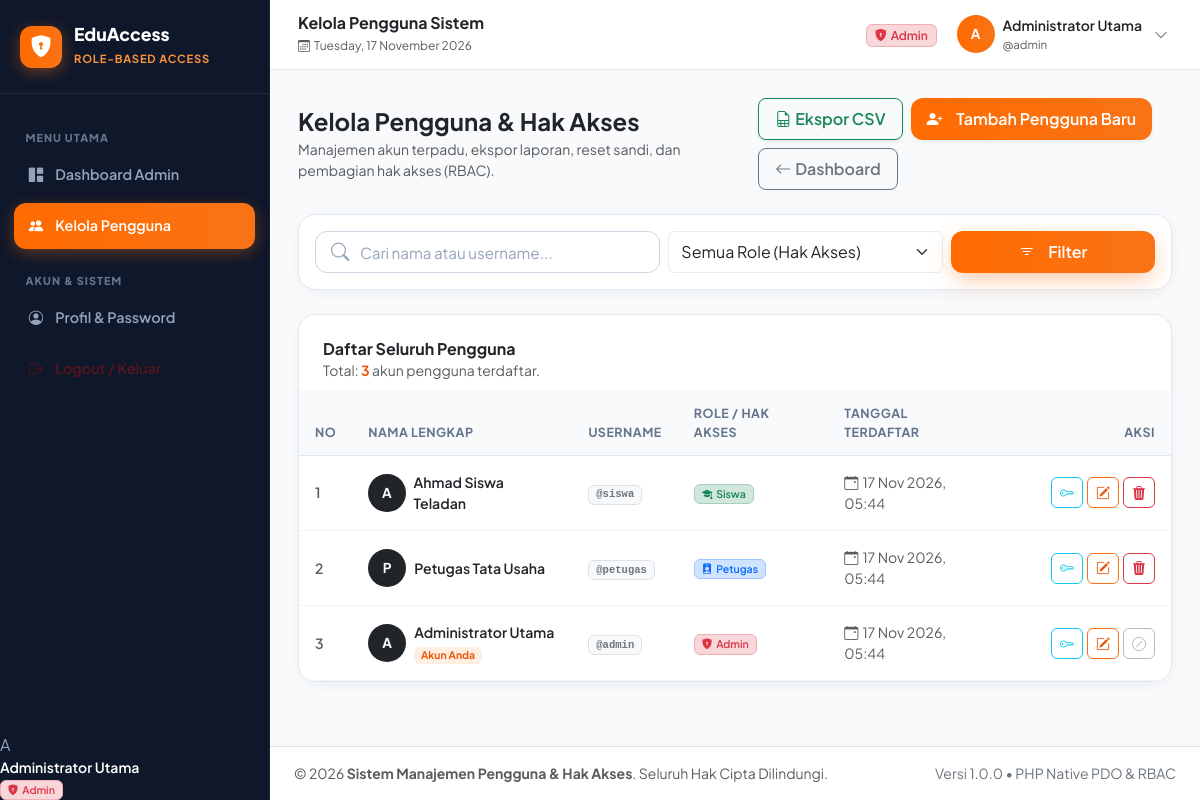
Page /admin/kelola_user.php (signed in) on the committed database.
### tables this page shows
CREATE TABLE IF NOT EXISTS `users` (
  `id` INT AUTO_INCREMENT PRIMARY KEY,
  `nama` VARCHAR(100) NOT NULL,
  `username` VARCHAR(50) NOT NULL UNIQUE,
  `password` VARCHAR(255) NOT NULL,
  `role` ENUM('admin', 'petugas', 'siswa') NOT NULL,
  `created_at` TIMESTAMP DEFAULT CURRENT_TIMESTAMP
);

### admin/kelola_user.php (the view, shortened to what this page needs)
<?php
$pageTitle = 'Kelola Pengguna Sistem';
require_once __DIR__ . '/../includes/auth.php';
$currentAdminId = (int) $_SESSION['user_id'];
$searchKeyword = trim($_GET['search'] ?? '');
$filterRole    = trim($_GET['filter_role'] ?? 'all');
try {
    $sql = 'SELECT id, nama, username, role, created_at FROM users WHERE 1=1';
    $params = [];
    $sql .= ' ORDER BY id DESC';
    $stmtUsers = $pdo->prepare($sql);
    $stmtUsers->execute($params);
    $users = $stmtUsers->fetchAll();
} catch (PDOException $e) {
    die("Terjadi kegagalan mengambil data: " . $e->getMessage());
}
require_once __DIR__ . '/../includes/header.php';
?>
<div class="container-fluid p-0">
    <div class="d-flex flex-column flex-md-row justify-content-between align-items-md-center mb-4 gap-3">
        <div>
            <h4 class="fw-bold text-dark mb-1">Kelola Pengguna &amp; Hak Akses</h4>
            <p class="text-muted small mb-0">Manajemen akun terpadu, ekspor laporan, reset sandi, dan pembagian hak akses (RBAC).</p>
        </div>
        <div class="d-flex flex-wrap gap-2">
            <a href="<?= BASE_URL ?>admin/kelola_user.php?action=export_csv" class="btn btn-outline-success rounded-3 px-3 py-2 small fw-semibold shadow-sm" title="Unduh data pengguna ke format Excel / CSV">
                <i class="bi bi-file-earmark-spreadsheet me-1"></i>Ekspor CSV
            </a>
            <button type="button" class="btn btn-orange-gradient px-3 py-2 small fw-semibold my-0 shadow-sm" style="width: auto; height: auto;" data-bs-toggle="modal" data-bs-target="#modalTambahUser">
                <i class="bi bi-person-plus-fill me-1"></i>Tambah Pengguna Baru
            </button>
            <a href="<?= BASE_URL ?>admin/dashboard.php" class="btn btn-outline-secondary rounded-3 px-3 py-2 small fw-semibold">
                <i class="bi bi-arrow-left me-1"></i>Dashboard
            </a>
        </div>
    </div>
    <div class="card card-modern p-3 mb-4">
        <form method="GET" action="<?= BASE_URL ?>admin/kelola_user.php" class="row g-2 align-items-center">
            <div class="col-md-5">
                <div class="input-light-group mb-0">
                    <i class="bi bi-search input-icon-light"></i>
                    <input type="text" name="search" class="form-control-light" placeholder="Cari nama atau username..." value="<?= e($searchKeyword) ?>" style="height: 42px;">
                </div>
            </div>
            <div class="col-md-4">
                <select name="filter_role" class="form-select bg-white border-light-subtle" style="height: 42px;">
                    <option value="all" <?= $filterRole === 'all' ? 'selected' : '' ?>>Semua Role (Hak Akses)</option>
                </select>
            </div>
            <div class="col-md-3 d-flex gap-2">
                <button type="submit" class="btn btn-orange-gradient flex-grow-1 my-0 fw-semibold" style="height: 42px;">
                    <i class="bi bi-filter me-1"></i>Filter
                </button>
            </div>
        </form>
    </div>
    <div class="card card-modern overflow-hidden">
        <div class="card-header bg-transparent border-0 pt-4 px-4 pb-2 d-flex justify-content-between align-items-center">
            <div>
                <h6 class="fw-bold text-dark mb-0">Daftar Seluruh Pengguna</h6>
                <small class="text-muted">Total: <strong style="color: #ea580c;"><?= count($users) ?></strong> akun pengguna terdaftar.</small>
            </div>
        </div>
        <div class="card-body p-0">
            <div class="table-responsive">
                <table class="table table-modern align-middle">
                    <thead>
                        <tr>
                            <th style="width: 50px;">No</th>
                            <th>Nama Lengkap</th>
                            <th>Username</th>
                            <th>Role / Hak Akses</th>
                            <th>Tanggal Terdaftar</th>
                            <th class="text-end" style="width: 170px;">Aksi</th>
                        </tr>
                    </thead>
                    <tbody>
                        <?php if (empty($users)): ?>
                            <tr>
                                <td colspan="6" class="text-center py-5 text-muted">
                                    <i class="bi bi-people fs-1 d-block mb-2 opacity-50"></i>
                                    Tidak ada data pengguna yang sesuai kriteria.
                                </td>
                            </tr>
                        <?php else: ?>
                            <?php $no = 1; foreach ($users as $u): ?>
                                <tr>
                                    <td class="text-muted small fw-semibold"><?= $no++ ?></td>
                                    <td>
                                        <div class="d-flex align-items-center gap-2">
                                            <div class="user-avatar-initials bg-dark">
                                                <?= strtoupper(substr($u['nama'], 0, 1)) ?>
                                            </div>
                                            <div>
                                                <span class="fw-semibold text-dark d-block"><?= e($u['nama']) ?></span>
                                                <?php if ((int)$u['id'] === $currentAdminId): ?>
                                                    <span class="badge" style="background: rgba(249, 115, 22, 0.12); color: #ea580c; font-size: 0.65rem;">Akun Anda</span>
                                                <?php endif; ?>
                                            </div>
                                        </div>
                                    </td>
                                    <td>
                                        <span class="badge bg-light text-secondary border font-monospace">
                                            @<?= e($u['username']) ?>
                                        </span>
                                    </td>
                                    <td>
                                        <?= getRoleBadge($u['role']) ?>
                                    </td>
                                    <td class="text-muted small">
                                        <i class="bi bi-calendar-event me-1"></i><?= date('d M Y, H:i', strtotime($u['created_at'])) ?>
                                    </td>
                                    <td class="text-end">
                                        <div class="d-inline-flex gap-1">
                                            <form method="POST" action="<?= BASE_URL ?>admin/kelola_user.php" class="d-inline">
                                                <button type="submit"
                                                        class="btn btn-sm btn-outline-info px-2 py-1 rounded-2 btn-confirm-delete"
                                                        data-confirm="Reset kata sandi pengguna '<?= e($u['nama']) ?>' ke sandi awal default (<?= e($u['role']) ?>123)?"
                                                        title="Reset Password ke Default">
                                                    <i class="bi bi-key"></i>
                                                </button>
                                            </form>
                                            <button type="button"
                                                    class="btn btn-sm btn-outline-warning px-2 py-1 rounded-2 btn-edit-user"
                                                    data-bs-toggle="modal"
                                                    data-bs-target="#modalEditUser"
                                                    data-id="<?= e($u['id']) ?>"
                                                    data-nama="<?= e($u['nama']) ?>"
                                                    data-username="<?= e($u['username']) ?>"
                                                    data-role="<?= e($u['role']) ?>"
                                                    title="Edit Pengguna"
                                                    style="color: #ea580c; border-color: #f97316;">
                                                <i class="bi bi-pencil-square"></i>
                                            </button>
                                            <?php if ((int)$u['id'] !== $currentAdminId): ?>
                                                <form method="POST" action="<?= BASE_URL ?>admin/kelola_user.php" class="d-inline">
                                                    <button type="submit"
                                                            class="btn btn-sm btn-outline-danger px-2 py-1 rounded-2 btn-confirm-delete"
                                                            data-confirm="Apakah Anda yakin ingin menghapus pengguna '<?= e($u['nama']) ?>' (@<?= e($u['username']) ?>)?"
                                                            title="Hapus Pengguna">
                                                        <i class="bi bi-trash3-fill"></i>
                                                    </button>
                                                </form>
                                            <?php else: ?>
                                                <button class="btn btn-sm btn-outline-secondary px-2 py-1 rounded-2 opacity-50" disabled title="Tidak dapat menghapus akun sendiri">
                                                    <i class="bi bi-slash-circle"></i>
                                                </button>
                                            <?php endif; ?>
                                        </div>
                                    </td>
                                </tr>
                            <?php endforeach; ?>
                        <?php endif; ?>
                    </tbody>
                </table>
            </div>
        </div>
    </div>
</div>
<?php require_once __DIR__ . '/../includes/footer.php'; ?>

### includes/sidebar.php (shortened to what this page needs)
<?php
require_once __DIR__ . '/auth.php';
$currentRole = $_SESSION['role'] ?? 'guest';
$currentUser = currentUser();
$currentScript = basename($_SERVER['SCRIPT_NAME']);
?>
<aside class="app-sidebar" id="appSidebar">
    <a href="<?= BASE_URL ?>dashboard.php" class="sidebar-brand">
        <div class="brand-icon">
            <i class="bi bi-shield-lock-fill"></i>
        </div>
        <div class="brand-text">
            <h5><?= APP_NAME ?></h5>
            <span>Role-Based Access</span>
        </div>
    </a>
    <div class="sidebar-menu">
        <div class="menu-heading">Menu Utama</div>
        <?php if ($currentRole === 'admin'): ?>
            <a href="<?= BASE_URL ?>admin/dashboard.php" class="sidebar-link <?= ($currentScript === 'dashboard.php' && strpos($_SERVER['REQUEST_URI'], 'admin') !== false) ? 'active' : '' ?>">
                <i class="bi bi-grid-1x2-fill"></i>
                <span>Dashboard Admin</span>
            </a>
            <a href="<?= BASE_URL ?>admin/kelola_user.php" class="sidebar-link <?= ($currentScript === 'kelola_user.php') ? 'active' : '' ?>">
                <i class="bi bi-people-fill"></i>
                <span>Kelola Pengguna</span>
            </a>
        <?php endif; ?>
        <div class="menu-heading mt-3">Akun & Sistem</div>
        <a href="<?= BASE_URL ?>profil.php" class="sidebar-link <?= ($currentScript === 'profil.php') ? 'active' : '' ?>">
            <i class="bi bi-person-circle"></i>
            <span>Profil & Password</span>
        </a>
        <a href="<?= BASE_URL ?>logout.php" class="sidebar-link text-danger-emphasis">
            <i class="bi bi-box-arrow-right"></i>
            <span>Logout / Keluar</span>
        </a>
    </div>
    <div class="sidebar-footer">
        <div class="user-mini-card">
            <div class="user-avatar-sm">
                <?= strtoupper(substr($currentUser['nama'], 0, 1)) ?>
            </div>
            <div class="user-info flex-grow-1 overflow-hidden">
                <div class="fw-semibold text-white text-truncate small" style="max-width: 140px;">
                    <?= e($currentUser['nama']) ?>
                </div>
                <div class="small">
                    <?= getRoleBadge($currentUser['role']) ?>
                </div>
            </div>
        </div>
    </div>
</aside>

### includes/auth.php (shortened to what this page needs)
<?php
function currentUser() {
    return [
        'id'       => $_SESSION['user_id'] ?? null,
        'nama'     => $_SESSION['nama'] ?? 'Pengguna',
        'username' => $_SESSION['username'] ?? '',
        'role'     => $_SESSION['role'] ?? '',
    ];
}
function e($string) {
    return htmlspecialchars((string)$string, ENT_QUOTES, 'UTF-8');
}
function getRoleBadge($role) {
    switch (strtolower($role)) {
        case 'admin':
            return '<span class="badge bg-danger-subtle text-danger border border-danger-subtle px-2.5 py-1.5 fw-semibold"><i class="bi bi-shield-lock-fill me-1"></i>Admin</span>';
        case 'petugas':
            return '<span class="badge bg-primary-subtle text-primary border border-primary-subtle px-2.5 py-1.5 fw-semibold"><i class="bi bi-person-badge-fill me-1"></i>Petugas</span>';
        case 'siswa':
            return '<span class="badge bg-success-subtle text-success border border-success-subtle px-2.5 py-1.5 fw-semibold"><i class="bi bi-mortarboard-fill me-1"></i>Siswa</span>';
    }
}

### includes/navbar.php (shortened to what this page needs)
<?php
require_once __DIR__ . '/auth.php';
$currentUser = currentUser();
?>
<header class="app-navbar">
    <div class="d-flex align-items-center gap-3">
        <div class="d-none d-sm-block">
            <h6 class="mb-0 fw-bold text-dark"><?= isset($pageTitle) ? e($pageTitle) : 'Dashboard' ?></h6>
            <small class="text-muted" style="font-size: 0.75rem;">
                <i class="bi bi-calendar3 me-1"></i><?= date('l, d F Y') ?>
            </small>
        </div>
    </div>
    <div class="d-flex align-items-center gap-3">
        <div class="d-none d-md-block">
            <?= getRoleBadge($currentUser['role']) ?>
        </div>
        <div class="dropdown">
            <button class="btn btn-light bg-transparent border-0 d-flex align-items-center gap-2 p-1" type="button" data-bs-toggle="dropdown" aria-expanded="false">
                <div class="user-avatar-initials" style="background: var(--orange-gradient);">
                    <?= strtoupper(substr($currentUser['nama'], 0, 1)) ?>
                </div>
                <div class="text-start d-none d-lg-block">
                    <div class="fw-semibold text-dark small leading-tight"><?= e($currentUser['nama']) ?></div>
                    <div class="text-muted" style="font-size: 0.72rem;">@<?= e($currentUser['username']) ?></div>
                </div>
                <i class="bi bi-chevron-down text-muted small ms-1"></i>
            </button>
        </div>
    </div>
</header>

### rows in the picture
users: nama "A", nama "Administrator Utama", username "admin", shows "Akun Anda", role "admin" (drawn), created_at "17 Nov 2026, 05:44"
users: nama "A", nama "Ahmad Siswa Teladan", username "siswa", role "siswa" (drawn), created_at "17 Nov 2026, 05:44"
users: nama "P", nama "Petugas Tata Usaha", username "petugas", role "petugas" (drawn), created_at "17 Nov 2026, 05:44"

### other values in the picture
APP_NAME "EduAccess"
$pageTitle "Kelola Pengguna Sistem"
count($users) "3"
APP_TITLE "Sistem Manajemen Pengguna & Hak Akses"
